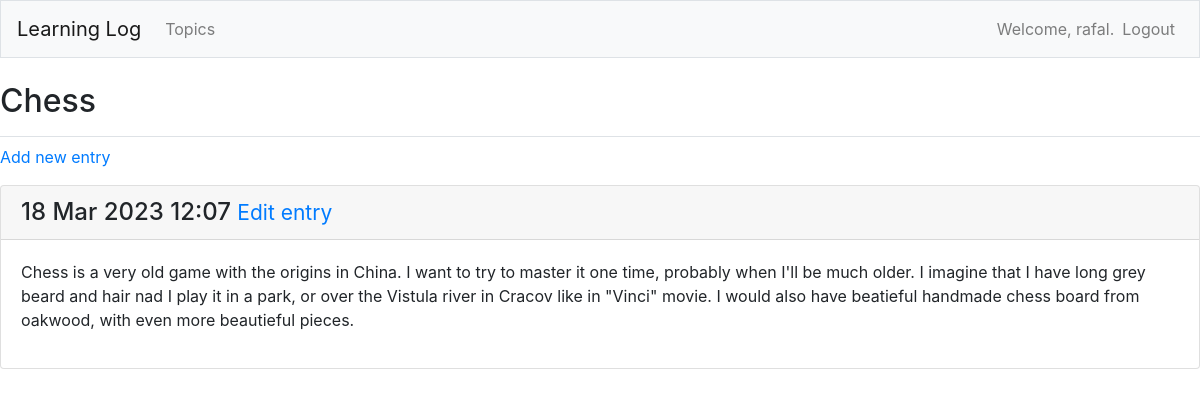
The app's page /topics/1 (signed in), older data.
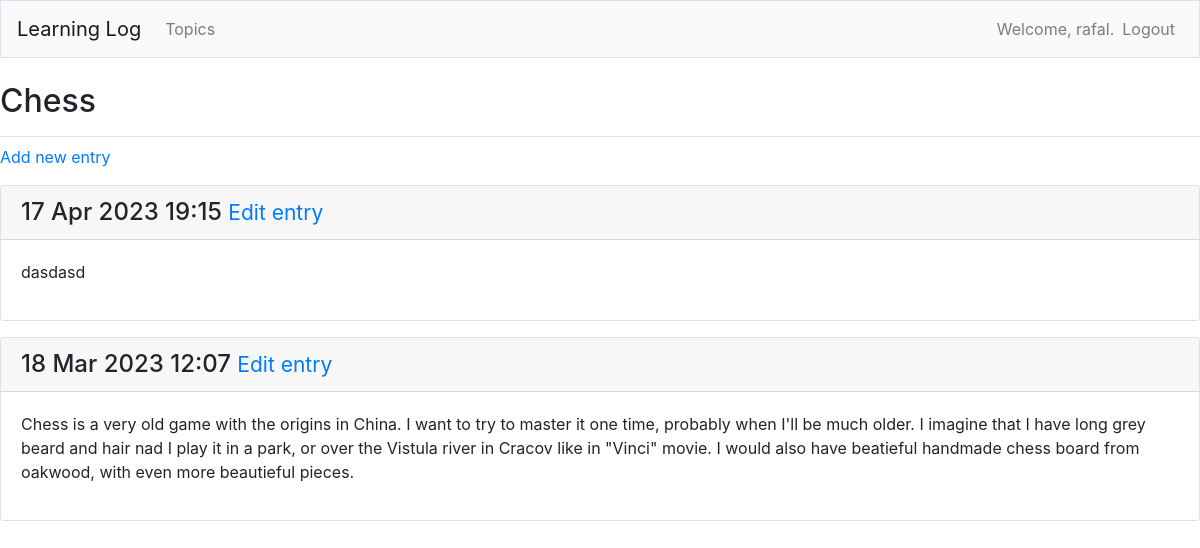
The same page, newer data.
### learning_logs/models.py (models this page shows, shortened)
class Topic(models.Model):
    text = models.CharField(max_length=200)
    date_added = models.DateTimeField(auto_now_add=True)
    owner = models.ForeignKey(User, on_delete=models.CASCADE)
    def __str__(self):
        return self.text

class Entry(models.Model):
    topic = models.ForeignKey(Topic, on_delete=models.CASCADE)
    text = models.TextField()
    date_added = models.DateTimeField(auto_now_add=True)
    class Meta:
        verbose_name_plural = "entries"

### learning_logs/views.py (the view)
# urls.py: path("topics/<int:topic_id>", views.topic, name="topic"),
@login_required
def topic(request, topic_id):
    topic = Topic.objects.get(id=topic_id)
    if topic.owner != request.user:
        raise Http404
    entries = topic.entry_set.order_by("-date_added")
    context = {"topic": topic, "entries": entries}
    return render(request, "learning_logs/topic.html", context)

### learning_logs/templates/learning_logs/topic.html
{% extends "learning_logs/base.html" %}
{% block page_header %}
<h2>{{ topic }}</h2>
{% endblock page_header %}
{% block content %}
<p>
    <a href="{% url 'learning_logs:new_entry' topic.id %}">Add new entry</a>
</p>
{% for entry in entries %}
<div class="card mb-3">
    <h4 class="card-header">
        {{ entry.date_added|date:'d M Y H:i' }}
        <small><a href="{% url 'learning_logs:edit_entry' entry.id %}">Edit entry</a></small>
    </h4>
    <div class="card-body">
        {{ entry.text|linebreaks}}
    </div>
</div>
{% empty %}
Not entries added yet.
{% endfor %}
{% endblock content %}

### learning_logs/templates/learning_logs/base.html (shortened to what this page needs)
{% load bootstrap4 %}
<!doctype html>
<html lang="pl">
<head>
    {% bootstrap_css %}
</head>
<body>
    <nav class="navbar navbar-expand-md navbar-light bg-light mb-4 border">
        <a class="navbar-brand" href="{% url 'learning_logs:index' %}">Learning Log</a>
        <div class="collapse navbar-collapse" id="navbarCollapse">
            <ul class="navbar-nav mr-auto">
                <li class="nav-item">
                    <a class="nav-link" , href="{% url 'learning_logs:topics' %}">
                        Topics</a>
                </li>
            </ul>
            <ul class="navbar-nav ml-auto">
                {%if user.is_authenticated%}
                <li class="nav-item">
                    <span class="navbar-text">Welcome, {{ user.username }}.</span>
                </li>
                <li class="nav-item">
                    <a class="nav-link" href="{% url 'users:logout' %}">Logout</a>
                </li>
                {% else %}
                <li class="nav-item">
                    <a class="nav-link" href="{% url 'users:register'  %}">Register</a>
                </li>
                <li class="nav-item">
                    <a class="nav-link" href="{% url 'users:login'  %}">Login</a>
                    {% endif %}
            </ul>
        </div>
    </nav>
    <main role="main" class="containter">
        <div class="pb-2 mb-2 border-bottom">
            {% block page_header %}{% endblock page_header %}
        </div>
        <div>
            {% block content %}{% endblock content %}
        </div>
    </main>
</body>
</html>

Row changes from the older to the newer data that the page shows:
added Entry: date_added "17 Apr 2023 19:15", text "dasdasd"
